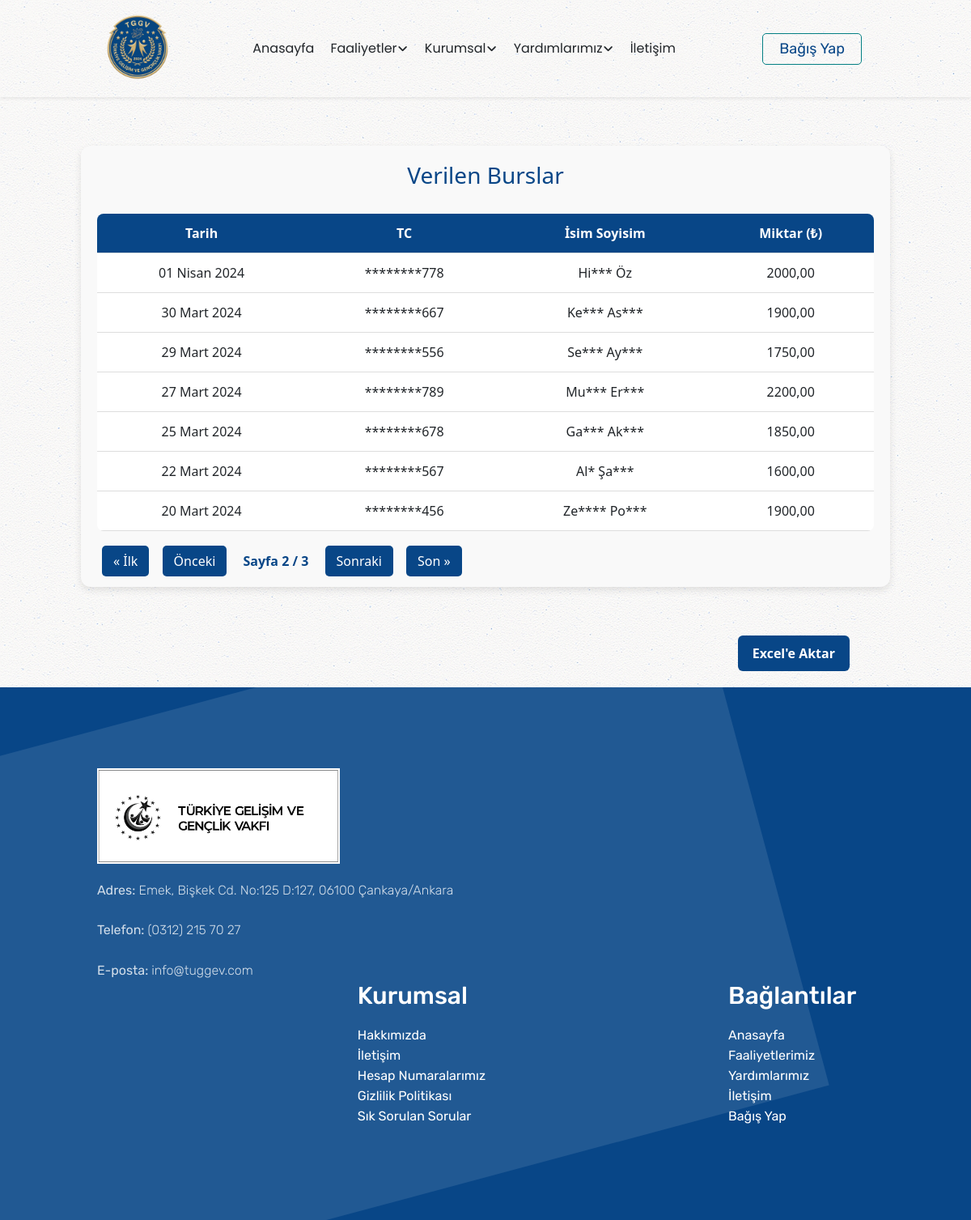
The app's page /bagislar-duyuru?page=2 with its own data.
### donations/models.py (models this page shows, shortened)
class Burs(models.Model):
    tarih = models.DateField()
    tc = models.CharField(max_length=11)
    isimsoyisim = models.CharField(max_length=100)
    miktar = models.DecimalField(max_digits=10, decimal_places=2)

### donations/views.py (the view)
# urls.py: path('bagislar-duyuru' , donationNews , name='donation-news'),
def donationNews(request):
    burslar = Burs.objects.order_by('-tarih')  # En günceli en üstte
    paginator = Paginator(burslar, 7)  # Sayfa başına 10 kayıt
    page_number = request.GET.get('page')
    page_obj = paginator.get_page(page_number)
    return render(request, 'donation-news.html', {'page_obj': page_obj})

### donations/templatetags/mask_filters.py (called while the page is built)
@register.filter
def mask_tc(value):
    try:
        value = str(value)
        if len(value) > 3:
            return '*' * (len(value) - 3) + value[-3:]
        return value
    except Exception:
        return value

@register.filter
def mask_name(value):
    try:
        words = value.split()
        masked_words = []
        for word in words:
            if len(word) > 2:
                masked = word[:2] + '*' * (len(word) - 2)
            else:
                masked = word
            masked_words.append(masked)
        return ' '.join(masked_words)
    except Exception:
        return value

### donations/templates/donation-news.html (shortened to what this page needs)
{% extends 'base.html' %}
{% load static %}
{% load mask_filters %}
{% block head %}
<link rel="stylesheet" href="{% static 'css/donation.css'%}">
<link rel="stylesheet" href="{% static 'css/donations.css'%}">
{% endblock %}
{% block body %}
<div class="burs-container">
    <h2 class="burs-title">Verilen Burslar</h2>
    <table class="burs-table">
      <thead>
        <tr>
          <th>Tarih</th>
          <th>TC</th>
          <th>İsim Soyisim</th>
          <th>Miktar (₺)</th>
        </tr>
      </thead>
      <tbody>
        {% for burs in page_obj %}
          <tr>
            <td>{{ burs.tarih }}</td>
            <td>{{ burs.tc|mask_tc }}</td>
            <td>{{ burs.isimsoyisim|mask_name }}</td>
            <td>{{ burs.miktar }}</td>
          </tr>
        {% empty %}
          <tr>
            <td colspan="4">Kayıt bulunamadı.</td>
          </tr>
        {% endfor %}
      </tbody>
    </table>
    <div class="pagination">
      {% if page_obj.has_other_pages %}
        <div class="pagination-links">
          {% if page_obj.has_previous %}
            <a href="?page=1">&laquo; İlk</a>
            <a href="?page={{ page_obj.previous_page_number }}">Önceki</a>
          {% endif %}
          <span class="current">
            Sayfa {{ page_obj.number }} / {{ page_obj.paginator.num_pages }}
          </span>
          {% if page_obj.has_next %}
            <a href="?page={{ page_obj.next_page_number }}">Sonraki</a>
            <a href="?page={{ page_obj.paginator.num_pages }}">Son &raquo;</a>
          {% endif %}
        </div>
      {% endif %}
    </div>
  </div>
  <div class="export-button-container">
    <a href="{% url 'burs_excel_export' %}" class="export-button">Excel'e Aktar</a>
  </div>
{% endblock %}

### main/static/css/navbar.css (style rules this page uses)
:root { --logo-color:#084687; }

### main/static/css/footer.css (style rules this page uses)
:root { --logo-color: #084687; }

### donations/static/css/donation.css (style rules this page uses)
:root { --logo-color:#084687; }

### donations/static/css/donations.css (style rules this page uses)
:root { --logo-color:#084687; }

### donations/templates/donation-news.html (style rules this page uses)
.burs-container { max-width: 1000px; margin: 60px auto; padding: 20px; background-color: #f9f9f9; border-radius: 12px; box-shadow: 0 4px 10px rgba(0, 0, 0, 0.1); margin-top: 180px; }
.burs-title { text-align: center; margin-bottom: 30px; font-size: 28px; color: #084687; }
.burs-table { width: 100%; border-collapse: collapse; background-color: white; border-radius: 8px; overflow: hidden; }
.burs-table th, .burs-table td { padding: 12px 16px; text-align: center; border-bottom: 1px solid #ddd; }
.burs-table th { background-color: #084687; color: white; font-weight: 600; }
.pagination { margin-top: 25px; text-align: center; }
.pagination-links { display: inline-block; }
.pagination-links a { margin: 0 6px; padding: 8px 14px; background-color: #084687; color: white; text-decoration: none; border-radius: 5px; transition: background 0.3s; }
.pagination-links .current { margin: 0 10px; font-weight: bold; color: #084687; }
.export-button-container { text-align: right; margin-bottom: 20px; margin-right: 150px; }
.export-button { display: inline-block; padding: 10px 18px; background-color: #084687; color: white; text-decoration: none; border-radius: 6px; font-weight: 600; transition: background 0.3s ease; }

### main/templates/base.html (style rules this page uses)
body { overflow-x: hidden; }

### records on screen
Burs: tarih "01 Nisan 2024", tc|mask_tc "********778", isimsoyisim|mask_name "Hi*** Öz", miktar "2000,00"
Burs: tarih "30 Mart 2024", tc|mask_tc "********667", isimsoyisim|mask_name "Ke*** As***", miktar "1900,00"
Burs: tarih "29 Mart 2024", tc|mask_tc "********556", isimsoyisim|mask_name "Se*** Ay***", miktar "1750,00"
Burs: tarih "27 Mart 2024", tc|mask_tc "********789", isimsoyisim|mask_name "Mu*** Er***", miktar "2200,00"
Burs: tarih "25 Mart 2024", tc|mask_tc "********678", isimsoyisim|mask_name "Ga*** Ak***", miktar "1850,00"
Burs: tarih "22 Mart 2024", tc|mask_tc "********567", isimsoyisim|mask_name "Al* Şa***", miktar "1600,00"
Burs: tarih "20 Mart 2024", tc|mask_tc "********456", isimsoyisim|mask_name "Ze**** Po***", miktar "1900,00"

### other values on screen
{{ page_obj.number }} "2"
{{ page_obj.paginator.num_pages }} "3"
